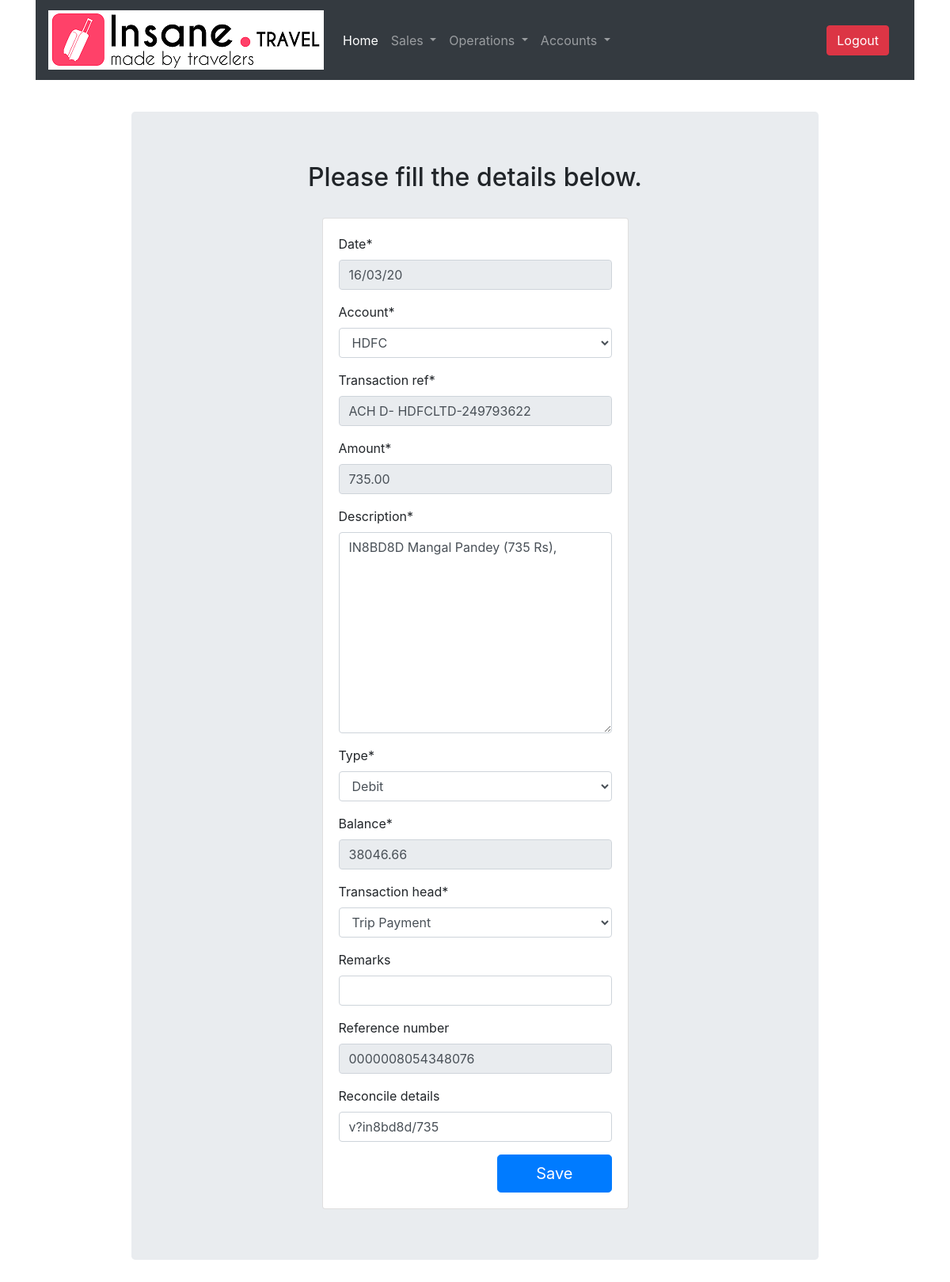
The app's page /accounts/transaction/35/update/ (signed in) with its own data.
### AccountsApp/models.py (models this page shows, shortened)
class Transaction(models.Model):
    date = models.DateField()
    account = models.ForeignKey(Account,related_name='Transactions',on_delete=models.PROTECT)
    transaction_ref = models.CharField(max_length=256)
    amount = models.DecimalField(max_digits=19,decimal_places=2)
    reference_number = models.CharField(max_length=256, blank=True)
    description = models.TextField()
    inout_type = models.CharField(max_length=25,choices=[('DR','Debit'),('CR','Credit')])
    balance = models.DecimalField(max_digits=19,decimal_places=2)
    transaction_head = models.ForeignKey(TransactionHead,related_name='Transactions',on_delete=models.PROTECT)
    remarks = models.CharField(max_length=256,blank=True,null=True)
    reconcile_details = models.CharField(max_length=500,blank=True)
    reconcile_status_bool = models.BooleanField(editable=False,default=False)
    class Meta:
        ordering = ["date"]

### AccountsApp/views.py (the view)
# urls.py: path('transaction/<int:pk>/update/',views.TransactionUpdateView.as_view(),name='transaction_update'),
class TransactionUpdateView(LoginRequiredMixin,UserPassesTestMixin,UpdateView):
    form_class = TransactionForm
    model = Transaction
    context_object_name = 'transaction'
    def get_context_data(self,**kwargs):
        context = super(TransactionUpdateView,self).get_context_data(**kwargs)
        context['update'] = True
        return context
    def test_func(self):
        return self.request.user.groups.filter(name='Accounts').exists()

### AccountsApp/forms.py
class TransactionForm(forms.ModelForm):
    date = forms.DateField(widget=forms.DateInput(format='%d/%m/%y'),input_formats=('%d/%m/%y', ))
    inout_type = forms.ChoiceField(label="Type",choices=[('DR','Debit'),('CR','Credit')],widget=forms.Select())
    class Meta:
        model = Transaction
        fields = ('date','account','transaction_ref','amount','description','inout_type','balance','transaction_head','remarks','reference_number','reconcile_details')

### AccountsApp/models.py (called while the page is built)
    def __str__(self):
        return self.name

    def __str__(self):
        return self.name

### AccountsApp/templates/AccountsApp/transaction_form.html (shortened to what this page needs)
{% extends "base_staff.html" %}
{% load static %}
{% load bootstrap4 %}
{% load crispy_forms_tags %}
{% block content %}
<div class="container w-75 p-3">
  <br>
  <div class="jumbotron">
    <h2 align='center'>Please fill the details below.</h2>
    <br>
    <div class="row justify-content-center">
      <div class="col-6">
        <div class="card">
          <div class="card-body">
            <form method="POST">
            {{ form|crispy }}
            <button class="btn btn-primary btn-lg float-right px-5" type="submit">Save</button>
            </form>
          </div>
        </div>
      </div>
    </div>
  </div>
</div>
{% endblock %}

### records on screen
Transaction: date "16/03/20", account "HDFC", transaction_ref "ACH D- HDFCLTD-249793622", amount "735.00", description "IN8BD8D Mangal Pandey (735 Rs),", inout_type "Debit", balance "38046.66", transaction_head "Trip Payment", reference_number "0000008054348076", reconcile_details "v?in8bd8d/735"
